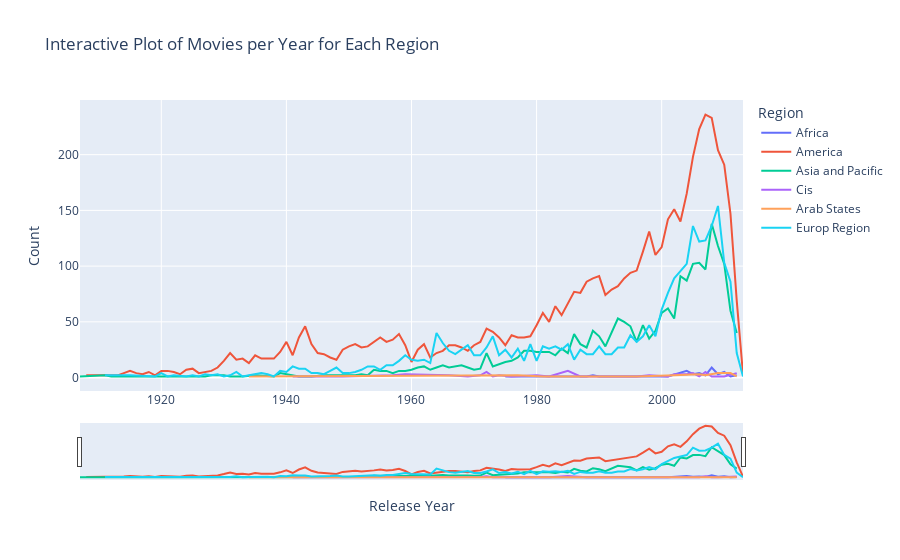

The notebook cell saved with this chart:
### Code cell
import plotly.express as px

# Sort the DataFrame by 'Release date'

exploded_df = filtered_df_for_topics.explode('Region').sort_values('Release date')
exploded_df['Release date']=  exploded_df['Release date'].str[:4]
exploded_df.dropna(subset=['Release date'], inplace=True)
exploded_df['Release date'] = pd.to_datetime(exploded_df['Release date'])

# Create a DataFrame suitable for Plotly
plotly_df = exploded_df.groupby(['Region', 'Release date']).size().reset_index(name='Number of Movies')
# Interactive Plot
fig = px.line(plotly_df, x='Release date', y='Number of Movies', color='Region',
              title='Interactive Plot of Movies per Year for Each Region',
              labels={'Release date': 'Release Year', 'Number of Movies': 'Count'})

fig.update_xaxes(rangeslider_visible=True)
fig.show()
